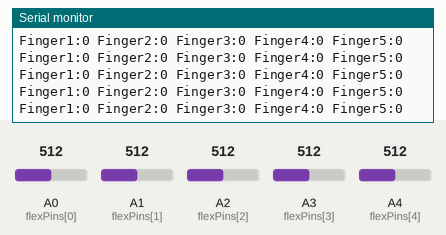
A sketch run on a simulated Arduino Uno, built with avr-gcc and run on an emulated ATmega328P. On the bench: the last lines printed to the serial monitor. Inputs (shaded band) come from the test bench; at power-on: A0 (flexPins[0]) = 512, A1 (flexPins[1]) = 512, A2 (flexPins[2]) = 512, A3 (flexPins[3]) = 512, A4 (flexPins[4]) = 512.

Above: at 1.2 s.
1.3 s: A0 (flexPins[0]) set to 490
At 1.39 s:
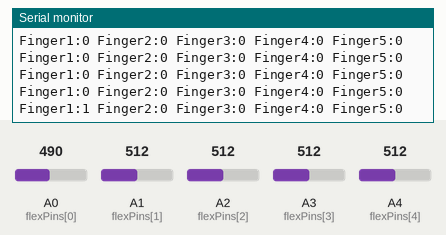
4.3 s: A1 (flexPins[1]) set to 490
At 4.31 s:
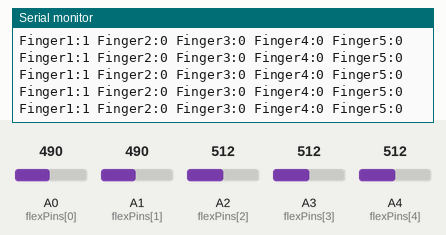
7.3 s: A2 (flexPins[2]) set to 490
At 7.33 s:
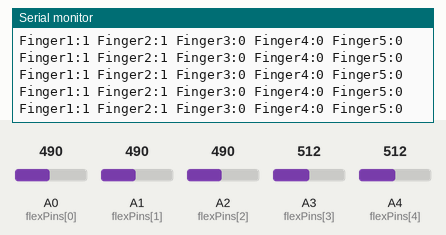
10.3 s: A3 (flexPins[3]) set to 490
At 10.3 s:
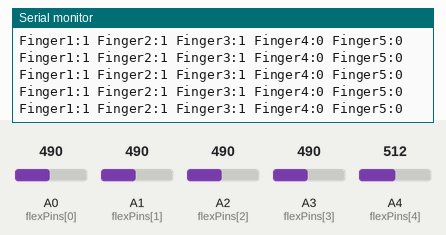
13.3 s: A4 (flexPins[4]) set to 490
At 13.33 s:
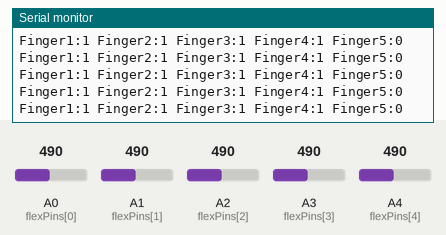
16.3 s: A0 (flexPins[0]) set to 510
At 16.3 s:
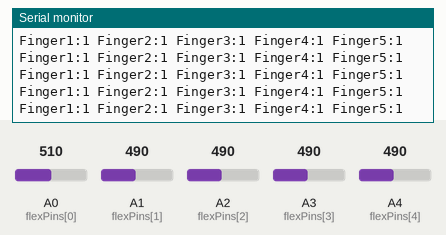

Measured:
- after the input at 1.3 s, the serial monitor: prints a new line after 0.08 s (image 1)

The sketch:

FlexSensorSerialPlotterMonitor.ino
```cpp
const int flexPins[5] = {A0, A1, A2, A3, A4};
const int minBendLevel0 = 500;
const int minBendLevel1 = 350;
const int minBendLevel2 = 250;
const int minBendLevel3 = 170;
const int minBendLevel4 = 100;
const int minBendLevel5 = 0;

void setup() {
    Serial.begin(9600); // Start serial communication
}

int classifyFingerPosition(int flexValue) {
    if (flexValue > minBendLevel0) return 0;
    else if (flexValue > minBendLevel1) return 1;
    else if (flexValue > minBendLevel2) return 2;
    else if (flexValue > minBendLevel3) return 3;
    else if (flexValue > minBendLevel4) return 4;
    else return 5;
}

void loop() {
    Serial.print("Finger1:"); Serial.print(classifyFingerPosition(analogRead(flexPins[0])));
    Serial.print(" Finger2:"); Serial.print(classifyFingerPosition(analogRead(flexPins[1])));
    Serial.print(" Finger3:"); Serial.print(classifyFingerPosition(analogRead(flexPins[2])));
    Serial.print(" Finger4:"); Serial.print(classifyFingerPosition(analogRead(flexPins[3])));
    Serial.print(" Finger5:"); Serial.print(classifyFingerPosition(analogRead(flexPins[4])));
    Serial.println(); // Newline for Serial Plotter to process data correctly
    delay(15); // Reduce delay for real-time plotting
}
```
